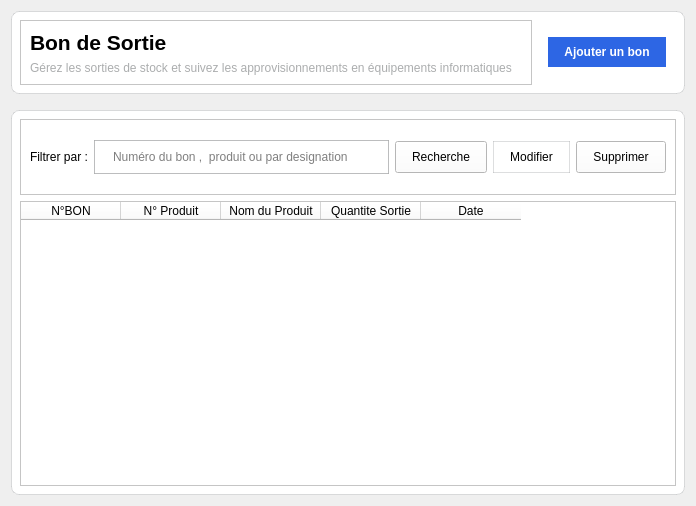
<?xml version="1.0" encoding="UTF-8"?>
<ui version="4.0">
 <class>exitWidget</class>
 <widget class="QWidget" name="exitWidget">
  <property name="geometry">
   <rect>
    <x>0</x>
    <y>0</y>
    <width>696</width>
    <height>506</height>
   </rect>
  </property>
  <property name="windowTitle">
   <string>Form</string>
  </property>
  <property name="styleSheet">
   <string notr="true">
#middle{
border-radius : 8px;
border : 1px solid rgba(171, 173, 174, 40%); 
background-color : #fff;
}
#description{
color : #abadae
}

#searchBar{
background-color : #fff;
border-radius : 8px;
padding : 50px;
border : 1px solid rgba(171, 173, 174, 40%);

}
 #pageName , #add {
font-weight : bold;
background : transparent;
}
QPushButton , QComboBox{
padding : 8px 16px;
}




</string>
  </property>
  <layout class="QVBoxLayout" name="verticalLayout">
   <property name="spacing">
    <number>16</number>
   </property>
   <item>
    <widget class="QWidget" name="searchBar" native="true">
     <property name="sizePolicy">
      <sizepolicy hsizetype="Preferred" vsizetype="Preferred">
       <horstretch>0</horstretch>
       <verstretch>0</verstretch>
      </sizepolicy>
     </property>
     <property name="styleSheet">
      <string notr="true"/>
     </property>
     <layout class="QHBoxLayout" name="horizontalLayout">
      <item>
       <widget class="QFrame" name="frame_2">
        <property name="styleSheet">
         <string notr="true">background-color: rgb(255, 255, 255);</string>
        </property>
        <property name="frameShape">
         <enum>QFrame::Shape::StyledPanel</enum>
        </property>
        <property name="frameShadow">
         <enum>QFrame::Shadow::Raised</enum>
        </property>
        <layout class="QVBoxLayout" name="verticalLayout_3">
         <item>
          <widget class="QLabel" name="pageName">
           <property name="sizePolicy">
            <sizepolicy hsizetype="Expanding" vsizetype="Preferred">
             <horstretch>0</horstretch>
             <verstretch>0</verstretch>
            </sizepolicy>
           </property>
           <property name="font">
            <font>
             <pointsize>16</pointsize>
             <bold>true</bold>
            </font>
           </property>
           <property name="styleSheet">
            <string notr="true"/>
           </property>
           <property name="text">
            <string>Bon de Sortie</string>
           </property>
          </widget>
         </item>
         <item>
          <widget class="QLabel" name="description">
           <property name="text">
            <string>Gérez les sorties de stock et suivez les approvisionnements en équipements informatiques</string>
           </property>
          </widget>
         </item>
        </layout>
       </widget>
      </item>
      <item>
       <widget class="QFrame" name="add">
        <property name="sizePolicy">
         <sizepolicy hsizetype="Minimum" vsizetype="Minimum">
          <horstretch>0</horstretch>
          <verstretch>0</verstretch>
         </sizepolicy>
        </property>
        <property name="styleSheet">
         <string notr="true"/>
        </property>
        <property name="frameShape">
         <enum>QFrame::Shape::StyledPanel</enum>
        </property>
        <property name="frameShadow">
         <enum>QFrame::Shadow::Raised</enum>
        </property>
        <layout class="QHBoxLayout" name="horizontalLayout_2">
         <item>
          <widget class="QPushButton" name="btnAdd">
           <property name="styleSheet">
            <string notr="true">background-color : #2d66e4;
font : bold;
border : none;
color : white</string>
           </property>
           <property name="text">
            <string>Ajouter un bon</string>
           </property>
           <property name="icon">
            <iconset theme="QIcon::ThemeIcon::ListAdd"/>
           </property>
           <property name="iconSize">
            <size>
             <width>12</width>
             <height>12</height>
            </size>
           </property>
          </widget>
         </item>
        </layout>
       </widget>
      </item>
     </layout>
    </widget>
   </item>
   <item>
    <widget class="QWidget" name="middle" native="true">
     <property name="styleSheet">
      <string notr="true">background-color: rgb(255, 255, 255);</string>
     </property>
     <layout class="QVBoxLayout" name="verticalLayout_2">
      <item>
       <widget class="QFrame" name="frame">
        <property name="styleSheet">
         <string notr="true"/>
        </property>
        <property name="frameShape">
         <enum>QFrame::Shape::StyledPanel</enum>
        </property>
        <property name="frameShadow">
         <enum>QFrame::Shadow::Raised</enum>
        </property>
        <layout class="QHBoxLayout" name="horizontalLayout_5">
         <property name="topMargin">
          <number>20</number>
         </property>
         <property name="bottomMargin">
          <number>20</number>
         </property>
         <item>
          <widget class="QLabel" name="label_2">
           <property name="text">
            <string>Filtrer par :</string>
           </property>
          </widget>
         </item>
         <item>
          <widget class="QLineEdit" name="searchInput">
           <property name="styleSheet">
            <string notr="true">padding : 8px 16px;
border : 1px solid rgba(171, 173, 174, 80%); background-color : #fff;</string>
           </property>
           <property name="placeholderText">
            <string>Numéro du bon ,  produit ou par designation</string>
           </property>
          </widget>
         </item>
         <item>
          <widget class="QPushButton" name="btnSearch">
           <property name="styleSheet">
            <string notr="true"/>
           </property>
           <property name="text">
            <string>Recherche</string>
           </property>
           <property name="icon">
            <iconset theme="QIcon::ThemeIcon::EditFind"/>
           </property>
           <property name="iconSize">
            <size>
             <width>12</width>
             <height>12</height>
            </size>
           </property>
          </widget>
         </item>
         <item>
          <widget class="QPushButton" name="btnEdit">
           <property name="styleSheet">
            <string notr="true">border : 1px solid rgba(171, 173, 174, 40%);</string>
           </property>
           <property name="text">
            <string>Modifier</string>
           </property>
           <property name="icon">
            <iconset theme="QIcon::ThemeIcon::MailMessageNew"/>
           </property>
           <property name="iconSize">
            <size>
             <width>12</width>
             <height>12</height>
            </size>
           </property>
          </widget>
         </item>
         <item>
          <widget class="QPushButton" name="btnDelete">
           <property name="styleSheet">
            <string notr="true"/>
           </property>
           <property name="text">
            <string>Supprimer</string>
           </property>
           <property name="icon">
            <iconset theme="QIcon::ThemeIcon::EditDelete"/>
           </property>
           <property name="iconSize">
            <size>
             <width>12</width>
             <height>12</height>
            </size>
           </property>
          </widget>
         </item>
        </layout>
       </widget>
      </item>
      <item>
       <widget class="QTableWidget" name="exitTable">
        <property name="styleSheet">
         <string notr="true"/>
        </property>
        <property name="alternatingRowColors">
         <bool>true</bool>
        </property>
        <property name="selectionBehavior">
         <enum>QAbstractItemView::SelectionBehavior::SelectRows</enum>
        </property>
        <attribute name="verticalHeaderVisible">
         <bool>false</bool>
        </attribute>
        <column>
         <property name="text">
          <string>N°BON</string>
         </property>
        </column>
        <column>
         <property name="text">
          <string>N° Produit</string>
         </property>
        </column>
        <column>
         <property name="text">
          <string>Nom du Produit</string>
         </property>
        </column>
        <column>
         <property name="text">
          <string>Quantite Sortie</string>
         </property>
        </column>
        <column>
         <property name="text">
          <string>Date</string>
         </property>
        </column>
       </widget>
      </item>
     </layout>
    </widget>
   </item>
  </layout>
 </widget>
 <resources/>
 <connections/>
</ui>
